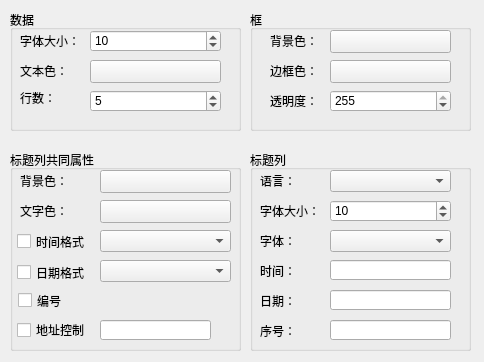
<?xml version="1.0" encoding="UTF-8"?>
<ui version="4.0">
 <class>QHistoryDataShowOne</class>
 <widget class="QWidget" name="QHistoryDataShowOne">
  <property name="geometry">
   <rect>
    <x>0</x>
    <y>0</y>
    <width>484</width>
    <height>362</height>
   </rect>
  </property>
  <property name="windowTitle">
   <string>Form</string>
  </property>
  <widget class="QGroupBox" name="groupBox_2">
   <property name="geometry">
    <rect>
     <x>250</x>
     <y>10</y>
     <width>221</width>
     <height>121</height>
    </rect>
   </property>
   <property name="title">
    <string>框</string>
   </property>
   <widget class="QLabel" name="label">
    <property name="geometry">
     <rect>
      <x>20</x>
      <y>20</y>
      <width>51</width>
      <height>21</height>
     </rect>
    </property>
    <property name="text">
     <string>背景色：</string>
    </property>
   </widget>
   <widget class="QLabel" name="label_2">
    <property name="geometry">
     <rect>
      <x>20</x>
      <y>50</y>
      <width>51</width>
      <height>21</height>
     </rect>
    </property>
    <property name="text">
     <string>边框色：</string>
    </property>
   </widget>
   <widget class="QPushButton" name="pushButton_frontColor">
    <property name="geometry">
     <rect>
      <x>80</x>
      <y>20</y>
      <width>121</width>
      <height>23</height>
     </rect>
    </property>
    <property name="text">
     <string/>
    </property>
   </widget>
   <widget class="QPushButton" name="pushButton_frameColor">
    <property name="geometry">
     <rect>
      <x>80</x>
      <y>50</y>
      <width>121</width>
      <height>23</height>
     </rect>
    </property>
    <property name="text">
     <string/>
    </property>
   </widget>
   <widget class="QLabel" name="label_14">
    <property name="geometry">
     <rect>
      <x>20</x>
      <y>80</y>
      <width>51</width>
      <height>21</height>
     </rect>
    </property>
    <property name="text">
     <string>透明度：</string>
    </property>
   </widget>
   <widget class="QSpinBox" name="spinBox">
    <property name="geometry">
     <rect>
      <x>80</x>
      <y>80</y>
      <width>121</width>
      <height>22</height>
     </rect>
    </property>
    <property name="maximum">
     <number>255</number>
    </property>
    <property name="value">
     <number>255</number>
    </property>
   </widget>
  </widget>
  <widget class="QGroupBox" name="groupBox_3">
   <property name="geometry">
    <rect>
     <x>10</x>
     <y>10</y>
     <width>231</width>
     <height>121</height>
    </rect>
   </property>
   <property name="title">
    <string>数据</string>
   </property>
   <widget class="QLabel" name="label_3">
    <property name="geometry">
     <rect>
      <x>10</x>
      <y>20</y>
      <width>61</width>
      <height>21</height>
     </rect>
    </property>
    <property name="text">
     <string>字体大小：</string>
    </property>
   </widget>
   <widget class="QLabel" name="label_4">
    <property name="geometry">
     <rect>
      <x>10</x>
      <y>50</y>
      <width>61</width>
      <height>21</height>
     </rect>
    </property>
    <property name="text">
     <string>文本色：</string>
    </property>
   </widget>
   <widget class="QLabel" name="label_5">
    <property name="geometry">
     <rect>
      <x>10</x>
      <y>80</y>
      <width>61</width>
      <height>16</height>
     </rect>
    </property>
    <property name="text">
     <string>行数：</string>
    </property>
   </widget>
   <widget class="QSpinBox" name="spinBox_dataFontSize">
    <property name="geometry">
     <rect>
      <x>80</x>
      <y>20</y>
      <width>131</width>
      <height>22</height>
     </rect>
    </property>
    <property name="minimum">
     <number>8</number>
    </property>
    <property name="maximum">
     <number>16</number>
    </property>
    <property name="value">
     <number>10</number>
    </property>
   </widget>
   <widget class="QSpinBox" name="spinBox_dataLine">
    <property name="geometry">
     <rect>
      <x>80</x>
      <y>80</y>
      <width>131</width>
      <height>22</height>
     </rect>
    </property>
    <property name="minimum">
     <number>1</number>
    </property>
    <property name="maximum">
     <number>20</number>
    </property>
    <property name="value">
     <number>5</number>
    </property>
   </widget>
   <widget class="QPushButton" name="pushButton_dataColor">
    <property name="geometry">
     <rect>
      <x>80</x>
      <y>50</y>
      <width>131</width>
      <height>23</height>
     </rect>
    </property>
    <property name="text">
     <string/>
    </property>
   </widget>
  </widget>
  <widget class="QGroupBox" name="groupBox">
   <property name="geometry">
    <rect>
     <x>250</x>
     <y>150</y>
     <width>221</width>
     <height>201</height>
    </rect>
   </property>
   <property name="title">
    <string>标题列</string>
   </property>
   <widget class="QLabel" name="label_6">
    <property name="geometry">
     <rect>
      <x>10</x>
      <y>20</y>
      <width>61</width>
      <height>21</height>
     </rect>
    </property>
    <property name="text">
     <string>语言：</string>
    </property>
    <property name="alignment">
     <set>Qt::AlignLeading|Qt::AlignLeft|Qt::AlignVCenter</set>
    </property>
   </widget>
   <widget class="QLabel" name="label_7">
    <property name="geometry">
     <rect>
      <x>10</x>
      <y>50</y>
      <width>61</width>
      <height>21</height>
     </rect>
    </property>
    <property name="text">
     <string>字体大小：</string>
    </property>
    <property name="alignment">
     <set>Qt::AlignLeading|Qt::AlignLeft|Qt::AlignVCenter</set>
    </property>
   </widget>
   <widget class="QLabel" name="label_8">
    <property name="geometry">
     <rect>
      <x>10</x>
      <y>80</y>
      <width>61</width>
      <height>21</height>
     </rect>
    </property>
    <property name="text">
     <string>字体：</string>
    </property>
    <property name="alignment">
     <set>Qt::AlignLeading|Qt::AlignLeft|Qt::AlignVCenter</set>
    </property>
   </widget>
   <widget class="QLineEdit" name="lineEdit_titleTime">
    <property name="geometry">
     <rect>
      <x>80</x>
      <y>110</y>
      <width>121</width>
      <height>20</height>
     </rect>
    </property>
   </widget>
   <widget class="QLineEdit" name="lineEdit_titleDate">
    <property name="geometry">
     <rect>
      <x>80</x>
      <y>140</y>
      <width>121</width>
      <height>20</height>
     </rect>
    </property>
   </widget>
   <widget class="QSpinBox" name="spinBox_titleFontSize">
    <property name="geometry">
     <rect>
      <x>80</x>
      <y>50</y>
      <width>121</width>
      <height>22</height>
     </rect>
    </property>
    <property name="minimum">
     <number>8</number>
    </property>
    <property name="maximum">
     <number>16</number>
    </property>
    <property name="value">
     <number>10</number>
    </property>
   </widget>
   <widget class="QComboBox" name="comboBox_titleFontType">
    <property name="geometry">
     <rect>
      <x>80</x>
      <y>80</y>
      <width>121</width>
      <height>22</height>
     </rect>
    </property>
   </widget>
   <widget class="QLabel" name="label_10">
    <property name="geometry">
     <rect>
      <x>10</x>
      <y>110</y>
      <width>61</width>
      <height>21</height>
     </rect>
    </property>
    <property name="text">
     <string>时间：</string>
    </property>
    <property name="alignment">
     <set>Qt::AlignLeading|Qt::AlignLeft|Qt::AlignVCenter</set>
    </property>
   </widget>
   <widget class="QLabel" name="label_12">
    <property name="geometry">
     <rect>
      <x>10</x>
      <y>140</y>
      <width>61</width>
      <height>21</height>
     </rect>
    </property>
    <property name="text">
     <string>日期：</string>
    </property>
    <property name="alignment">
     <set>Qt::AlignLeading|Qt::AlignLeft|Qt::AlignVCenter</set>
    </property>
   </widget>
   <widget class="QComboBox" name="comboBox_titleLan">
    <property name="geometry">
     <rect>
      <x>80</x>
      <y>20</y>
      <width>121</width>
      <height>22</height>
     </rect>
    </property>
   </widget>
   <widget class="QLabel" name="label_13">
    <property name="geometry">
     <rect>
      <x>10</x>
      <y>170</y>
      <width>61</width>
      <height>21</height>
     </rect>
    </property>
    <property name="text">
     <string>序号：</string>
    </property>
    <property name="alignment">
     <set>Qt::AlignLeading|Qt::AlignLeft|Qt::AlignVCenter</set>
    </property>
   </widget>
   <widget class="QLineEdit" name="lineEdit_number">
    <property name="geometry">
     <rect>
      <x>80</x>
      <y>170</y>
      <width>121</width>
      <height>20</height>
     </rect>
    </property>
   </widget>
  </widget>
  <widget class="QGroupBox" name="groupBox_4">
   <property name="geometry">
    <rect>
     <x>10</x>
     <y>150</y>
     <width>231</width>
     <height>201</height>
    </rect>
   </property>
   <property name="title">
    <string>标题列共同属性</string>
   </property>
   <widget class="QLabel" name="label_9">
    <property name="geometry">
     <rect>
      <x>10</x>
      <y>20</y>
      <width>71</width>
      <height>21</height>
     </rect>
    </property>
    <property name="text">
     <string>背景色：</string>
    </property>
   </widget>
   <widget class="QPushButton" name="pushButton_textBk">
    <property name="geometry">
     <rect>
      <x>90</x>
      <y>20</y>
      <width>131</width>
      <height>23</height>
     </rect>
    </property>
    <property name="text">
     <string/>
    </property>
   </widget>
   <widget class="QLabel" name="label_11">
    <property name="geometry">
     <rect>
      <x>10</x>
      <y>50</y>
      <width>71</width>
      <height>21</height>
     </rect>
    </property>
    <property name="text">
     <string>文字色：</string>
    </property>
   </widget>
   <widget class="QPushButton" name="pushButton_textWordColor">
    <property name="geometry">
     <rect>
      <x>90</x>
      <y>50</y>
      <width>131</width>
      <height>23</height>
     </rect>
    </property>
    <property name="text">
     <string/>
    </property>
   </widget>
   <widget class="QCheckBox" name="checkBox_textTimeb">
    <property name="geometry">
     <rect>
      <x>7</x>
      <y>81</y>
      <width>79</width>
      <height>21</height>
     </rect>
    </property>
    <property name="text">
     <string>时间格式</string>
    </property>
   </widget>
   <widget class="QComboBox" name="comboBox_textTimeType">
    <property name="geometry">
     <rect>
      <x>90</x>
      <y>80</y>
      <width>131</width>
      <height>22</height>
     </rect>
    </property>
   </widget>
   <widget class="QCheckBox" name="checkBox_textDateb">
    <property name="geometry">
     <rect>
      <x>7</x>
      <y>112</y>
      <width>80</width>
      <height>21</height>
     </rect>
    </property>
    <property name="text">
     <string>日期格式</string>
    </property>
   </widget>
   <widget class="QComboBox" name="comboBox_textDateType">
    <property name="geometry">
     <rect>
      <x>90</x>
      <y>110</y>
      <width>131</width>
      <height>22</height>
     </rect>
    </property>
   </widget>
   <widget class="QCheckBox" name="checkBox_textNum">
    <property name="geometry">
     <rect>
      <x>8</x>
      <y>140</y>
      <width>91</width>
      <height>21</height>
     </rect>
    </property>
    <property name="text">
     <string>编号</string>
    </property>
   </widget>
   <widget class="QPushButton" name="pushButton_Ctrl">
    <property name="geometry">
     <rect>
      <x>200</x>
      <y>170</y>
      <width>21</width>
      <height>20</height>
     </rect>
    </property>
    <property name="text">
     <string/>
    </property>
    <property name="icon">
     <iconset resource="../../resourse.qrc">
      <normaloff>:/addressintput/images/address.bmp</normaloff>:/addressintput/images/address.bmp</iconset>
    </property>
    <property name="autoDefault">
     <bool>true</bool>
    </property>
    <property name="flat">
     <bool>true</bool>
    </property>
   </widget>
   <widget class="QLineEdit" name="lineEdit_Ctrl">
    <property name="geometry">
     <rect>
      <x>90</x>
      <y>170</y>
      <width>111</width>
      <height>20</height>
     </rect>
    </property>
   </widget>
   <widget class="QCheckBox" name="checkBox_Ctrl">
    <property name="geometry">
     <rect>
      <x>7</x>
      <y>172</y>
      <width>79</width>
      <height>16</height>
     </rect>
    </property>
    <property name="text">
     <string>地址控制</string>
    </property>
   </widget>
  </widget>
 </widget>
 <resources>
  <include location="../../resourse.qrc"/>
 </resources>
 <connections/>
</ui>
